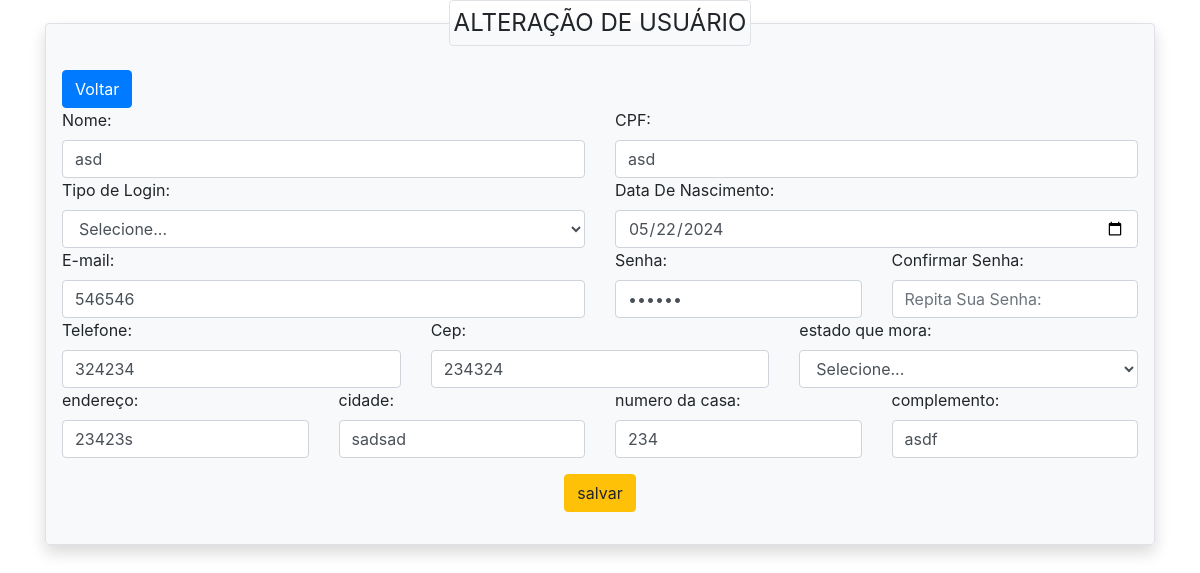
Page /tarefa/usuarios/iu_usuario.php?id=1 on the committed database.
### tables this page shows
CREATE TABLE `usuarios` (
  `id_usuario` bigint(20) UNSIGNED NOT NULL,
  `nome` varchar(254) NOT NULL,
  `nivel_acesso` tinyint(4) NOT NULL,
  `cep` varchar(10) DEFAULT NULL,
  `endereco` varchar(254) DEFAULT NULL,
  `numero` varchar(10) DEFAULT NULL,
  `complemento` varchar(254) DEFAULT NULL,
  `cidade` varchar(254) DEFAULT NULL,
  `estado` char(2) DEFAULT NULL,
  `senha` varchar(254) NOT NULL,
  `email` varchar(254) NOT NULL,
  `telefone` varchar(21) DEFAULT NULL,
  `data_nascimento` date DEFAULT NULL,
  `cpf` varchar(14) DEFAULT NULL
);

### tarefa/usuarios/iu_usuario.php (the view, shortened to what this page needs)
<?php
require '../utils/conexao.php';
$id = isset($_GET['id']) ? $_GET['id'] : false;
$cor = ($id) ? "btn-warning" : "btn-success";
if($id){
    $sql = "SELECT * FROM usuarios WHERE id_usuario=?";
    $stmt = $conn->prepare($sql);
    $stmt->bind_param("i", $id);
    $stmt->execute();
    $dados = $stmt->get_result();
    if($dados->num_rows>0){
        $user = $dados->fetch_assoc();
    }else{
        ?>
        <script>
            history.back();
        </script>
        <?php
    }
}
?>
<!DOCTYPE html>
<html lang="pt-br">
<head>
    <link rel="stylesheet" href="https://stackpath.bootstrapcdn.com/bootstrap/4.1.3/css/bootstrap.min.css"
>
        <link rel="stylesheet" href="https://use.fontawesome.com/releases/v5.7.0/css/all.css"
>
</head>
<body>
    <div class="container">
        <form action="/tarefa/bd/bd-usuario.php" method="post">
            <fieldset class="border bg-light p-3 rounded shadow">
                <legend class="w-auto text-center p-1 border rounded"><?= ($id) ?"ALTERAÇÃO DE USUÁRIO" : "CADASTRO DE USUÁRIO" ?></legend>
                <div class= " row">
                    <div class="col-sm-12">
                        <a href="../dashboard.php">
                            <button type="button" class="algn btn btn-primary">Voltar</button>
                        </a>
                    </div>
                    <div class="col-sm-6">
                        <label for="txt_nome">Nome:</label>
                        <input class="form-control" id="nome" name="nome" type="text" placeholder="Seu nome:"
                        value="<?= ($id) ? $user['nome'] : null ?>">
                    </div>
                    <div class="col-sm-6">
                        <label for="txt_cpf">CPF:</label>
                        <input class="form-control" id="cpf" name="cpf" type="text" placeholder="Seu CPF:"
                        value="<?= ($id) ? $user['cpf'] : null ?>">
                    </div>
                    <div class="col-sm-6">
                        <label for="txt_Genero">Tipo de Login:</label>
                        <select class="form-control" id="nivel_acesso" name="nivel_acesso" required value="<?= ($id) ? $user['nivel_acesso'] : null ?>">
                            <option value="">Selecione...</option>
                        </select>
                    </div>
                    <div class="col-sm-6">
                        <label for="txt_DN">Data De Nascimento:</label>
                        <input class="form-control" id="dn" name="dn" type="date" placeholder="dd/mm/yyyy:" value="<?= ($id) ? $user['data_nascimento'] : null ?>">
                    </div>
                    <div class="col-sm-6">
                        <label for="txt_E-mail">E-mail:</label>
                        <input class="form-control" id="email" name="email" type="e-mail" placeholder="Seu E-mail:" value="<?= ($id) ? $user['email'] : null ?>">
                    </div>
                    <div class="col-sm-3">
                        <label for="txt_senha">Senha:</label>
                        <input class="form-control" id="senha" name="senha" type="password" placeholder="Sua Senha: "required value="<?= ($id) ? $user['senha'] : null ?>">
                    </div>
                    <div class="col-sm-3">
                        <label for="txt_confirmar_senha">Confirmar Senha:</label>
                        <input class="form-control" id="confirmarsenha" name="confirmarsenha" type="password" placeholder="Repita Sua Senha:"required >
                    </div>
                    <div class="col-sm-4">
                        <label for="txt_Telefone">Telefone:</label>
                        <input class="form-control" id="telefone" name="telefone" type="number" placeholder="Seu Telefone:" value="<?= ($id) ? $user['telefone'] : null ?>">
                    </div>
                    <div class="col-sm-4">
                        <label for="txt_Cep">Cep:</label>
                        <input class="form-control" id="cep" name="cep" type="Number" placeholder="Seu Cep:" value="<?= ($id) ? $user['cep'] : null ?>">
                    </div>
                    <div class="col-sm-4">
                        <label for="txt_estado">estado que mora:</label>
                        <select class="form-control" id="estado" name="estado" required value="<?= ($id) ? $user['estado'] : null ?>">
                            <option value="">Selecione...</option>
                        </select>
                    </div>
                    <div class="col-sm-3">
                        <label for="txt_cidade">endereço:</label>
                        <input class="form-control" id="endereco "name="endereco" type="text" placeholder="enderecoa:" value="<?= ($id) ? $user['endereco'] : null ?>">
                    </div>
                    <div class="col-sm-3">
                        <label for="txt_cidade">cidade:</label>
                        <input class="form-control" id="cidade "name="cidade" type="text" placeholder="cidade que mora:" value="<?= ($id) ? $user['cidade'] : null ?>">
                    </div>
                    <div class="col-sm-3">
                        <label for="txt_cidade">numero da casa:</label>
                        <input class="form-control" id="ncasa "name="ncasa" type="number" placeholder="numero da casa:" value="<?= ($id) ? $user['numero'] : null ?>">
                    </div>
                    <div class="col-sm-3">
                        <label for="txt_cidade">complemento:</label>
                        <input class="form-control" id="complemento "name="complemento" type="text" placeholder="cidade que mora:" value="<?= ($id) ? $user['complemento'] : null ?>">
                    </div>
                    <div class="col-sm d-flex justify-content-center">
                            <button type="submit" class="m-3 btn <?=$cor ?> center">salvar</button>
                    </div>
                </div>
            </fieldset>
        </form>
    </div>
</body>
</html>

### rows in the picture
usuarios: nome "asd", cpf "asd", dn "05/22/2024", email "546546", telefone "324234", cep "234324", endereco "23423s", cidade "sadsad", ncasa "234", complemento "asdf"
